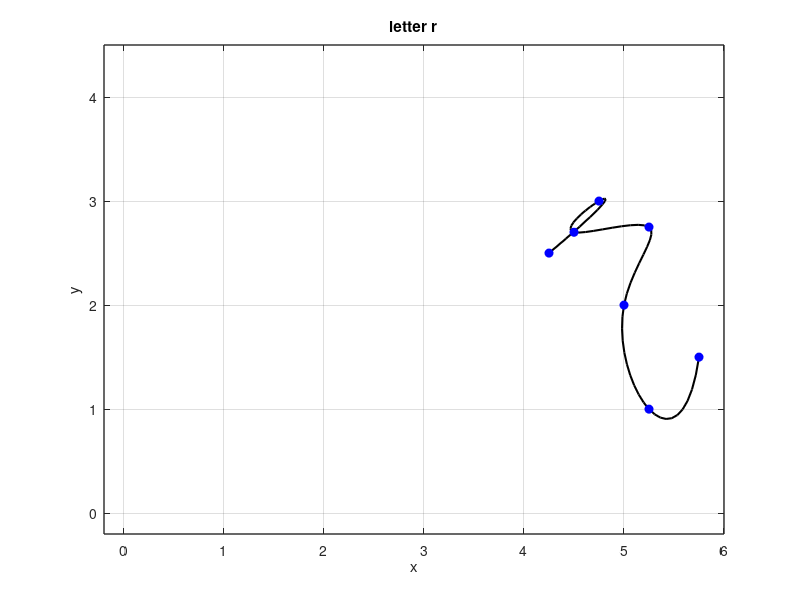

Recreate this plot in MATLAB.
% Define data points
x = [4.25 4.75 4.5 5.25 5.0 5.25 5.75];
y = [2.5 3.0 2.70 2.75 2.0 1.0 1.5];

n = length(x);
t = 0:n-1;
tt = 0:0.1:n-1;

xx = spline(t, x, tt);
yy = spline(t, y, tt);

figure(3)
plot(xx, yy, 'k', 'LineWidth', 1.5)
hold on
plot (x, y, 'bo', 'MarkerFaceColor', 'b')
axis([-0.2 6 -0.2 4.5])
grid on
title('letter r')
xlabel('x')
ylabel('y')
set(gca, 'FontSize', 10, 'LineWidth', 1)
grid on




